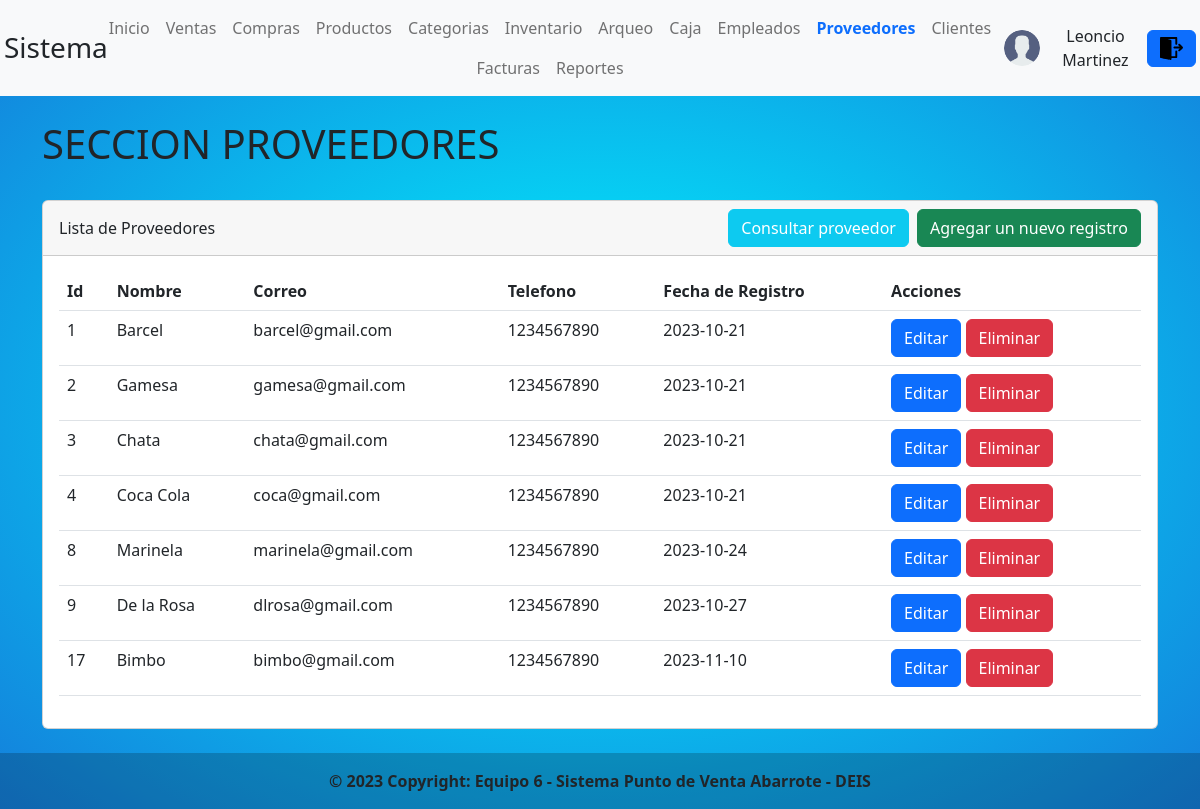
The app's page /Sections/Proveedores/index.php (signed in) with its own data.
### tables this page shows
CREATE TABLE `proveedores` (
  `IdProveedor` int(11) NOT NULL,
  `Nombre` varchar(50) DEFAULT NULL,
  `Correo` varchar(50) DEFAULT NULL,
  `Telefono` varchar(10) DEFAULT NULL,
  `FechaRegistro` date DEFAULT current_timestamp()
);

### Sections/Proveedores/ListarProveedores.php (the view, shortened to what this page needs)
<?php
    include("../../Conexion.php");
    $query="SELECT * FROM Proveedores";
    $resultado=mysqli_query($conexion,$query);
    $listaProveedores = array();
    if($resultado)
        while ($fila = mysqli_fetch_assoc($resultado))
            $listaProveedores[] = $fila;
?>
    <?php foreach ($listaProveedores as $registro){?>
        <tr class="">
            <td scope="row"><?php echo $registro['IdProveedor']?></td>
            <td><?php echo $registro['Nombre']?></td>
            <td><?php echo $registro['Correo']?></td>
            <td><?php echo $registro['Telefono']?></td>
            <td><?php echo $registro['FechaRegistro']?></td>
            <td>
                <a name="" id="" class="btn btn-primary" role="button"
                onclick="modificaProveedor('<?php echo $registro['IdProveedor'];?>');">Editar</a>
                <a name="" id="" class="btn btn-danger" role="button"
                onclick="eliminaProveedor('<?php echo $registro['IdProveedor'];?>');">Eliminar</a>
            </td>
        </tr>
    <?php }?>

### Css/Styles.css (style rules this page uses)
body { display: flex; flex-direction: column; min-height: 100vh; background: radial-gradient( rgb(0, 247, 255) 2%, rgb(20, 126, 219) 100% ); }

### records on screen
proveedores: IdProveedor "1", Nombre "Barcel", Correo "barcel@gmail.com", Telefono "1234567890", FechaRegistro "2023-10-21"
proveedores: IdProveedor "2", Nombre "Gamesa", Correo "gamesa@gmail.com", Telefono "1234567890", FechaRegistro "2023-10-21"
proveedores: IdProveedor "3", Nombre "Chata", Correo "chata@gmail.com", Telefono "1234567890", FechaRegistro "2023-10-21"
proveedores: IdProveedor "4", Nombre "Coca Cola", Correo "coca@gmail.com", Telefono "1234567890", FechaRegistro "2023-10-21"
proveedores: IdProveedor "8", Nombre "Marinela", Correo "marinela@gmail.com", Telefono "1234567890", FechaRegistro "2023-10-24"
proveedores: IdProveedor "9", Nombre "De la Rosa", Correo "dlrosa@gmail.com", Telefono "1234567890", FechaRegistro "2023-10-27"
proveedores: IdProveedor "17", Nombre "Bimbo", Correo "bimbo@gmail.com", Telefono "1234567890", FechaRegistro "2023-11-10"

### other values on screen
$_SESSION['Nombre'] "Leoncio Martinez"
